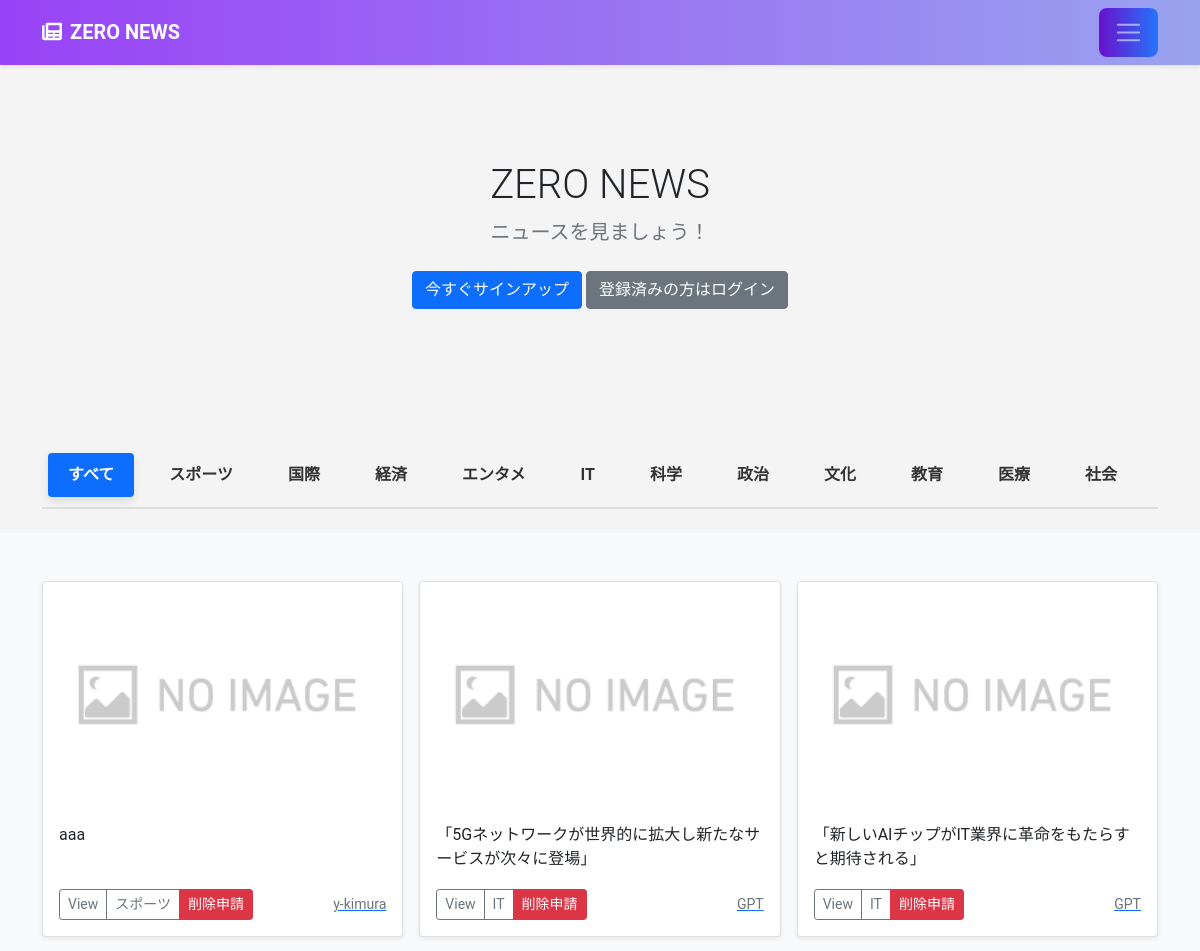
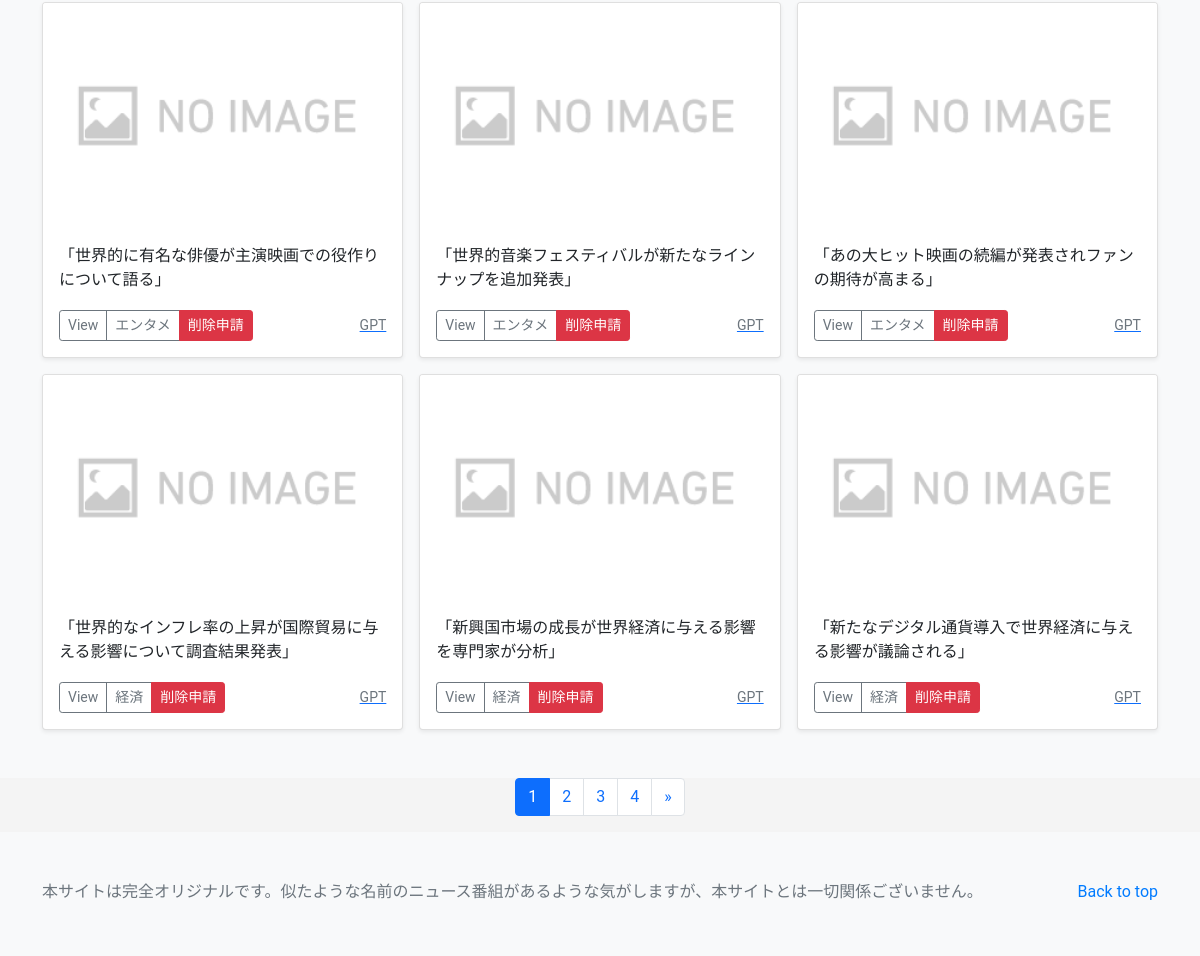
The page / on the database its author committed (2 pictures, top to bottom).
### news/models.py (models this page shows, shortened)
class Category(models.Model):
    title = models.CharField(
        verbose_name='カテゴリ',
        max_length=20)

class NewsPost(models.Model):
    user = models.ForeignKey(
        CustomUser,
        verbose_name='ユーザー',
        on_delete=models.CASCADE
    )
    category = models.ForeignKey(
        Category,
        verbose_name='カテゴリ',
        on_delete=models.PROTECT
    )
    title = models.CharField(
        verbose_name='タイトル',
        max_length=200
    )
    comment = models.TextField(
        verbose_name='コメント',
    )
    image1 = models.ImageField(
        verbose_name='イメージ1',
        upload_to = 'news'
    )
    image2 = models.ImageField(
        verbose_name='イメージ2',
        upload_to = 'news',
        blank=True,
        null=True
    )
    posted_at = models.DateTimeField(
        verbose_name='投稿日時',
        auto_now_add=True
    )

### accounts/models.py (models this page shows)
class CustomUser(AbstractUser):
    pass

### news/views.py (the view)
# urls.py: path('',views.IndexView.as_view(), name='index'),
class IndexView(ListView):
    template_name = 'index.html'
    queryset = NewsPost.objects.order_by('-posted_at')
    paginate_by = 9
    def get_context_data(self, **kwargs):
        context = super().get_context_data(**kwargs)
        context['categories'] = Category.objects.all()  # Categoryモデルからカテゴリを取得
        context['active_category_id'] = None  # トップページではアクティブカテゴリなし
        return context

### news/templates/index.html (shortened to what this page needs)
{% extends 'base.html' %}
    {% block contents %}
    {% include "NEWS_title.html" %}
    {% include "NEWS_list.html" %}
    {% include "pagination.html" %}
    {% endblock %}

### news/templates/NEWS_list.html (shortened to what this page needs)
<div class="container my-4">
  <ul class="nav nav-pills">
    <li class="nav-item">
      <a class="nav-link {% if not active_category_id %}active{% endif %}" href="{% url 'news:index' %}">
        すべて
      </a>
    </li>
    {% for category in categories %}
      <li class="nav-item">
        <a class="nav-link {% if category.id == active_category_id %}active{% endif %}"
          href="{% url 'news:news_cat' category=category.id %}">
          {{ category.title }}
        </a>
      </li>
    {% endfor %}
  </ul>
</div>
  <div class="album py-5 bg-light">
    <div class="container">
      <div class="row row-cols-1 row-cols-sm-2 row-cols-md-3 g-3 align-items-stretch">
        {% for record in object_list %}
        <div class="col">
          <div class="card shadow-sm">
            <img src="{{ record.image1.url }}" class="bd-placeholder-img card-img-top" width="100%" height="225" xmlns="http://www.w3.org/2000/svg" role="img" aria-label="Placeholder: Thumbnail" preserveAspectRatio="xMidYMid slice" focusable="false"><title>Placeholder</title><rect width="100%" height="100%" fill="#55595c"/></img>
            <div class="card-body">
              <p class="card-text">{{record.title}}</p>
              <div class="d-flex justify-content-between align-items-center">
                <div class="btn-group">
                  <button type="button" class="btn btn-sm btn-outline-secondary" onclick="location.href='{% url 'news:news_detail' record.pk %}'">View</button>
                  <button type="button" class="btn btn-sm btn-outline-secondary" onclick="location.href='{% url 'news:news_cat' category=record.category.id %}'">{{record.category.title}}</button>
                  <button type="button" class="btn btn-sm btn-danger" onclick="location.href='{% url 'news:delete_request' record_id=record.pk %}'">削除申請</button>
                </div>
                <a href="{% url 'news:user_list' user=record.user.id %}"><small class="text-muted">{{record.user.username}}</small></a>
              </div>
            </div>
          </div>
        </div>
        {% endfor %}
      </div>
    </div>
  </div>

### news/templates/base.html (style rules this page uses)
.bd-placeholder-img { font-size: 1.125rem; text-anchor: middle; -webkit-user-select: none; -moz-user-select: none; user-select: none; }
body { background-color: #f4f4f4; font-family: 'Roboto', sans-serif; }

### news/templates/NEWS_list.html (style rules this page uses)
.nav-pills { display: flex; justify-content: center; width: 100%; padding-left: 0; padding-right: 0; flex-wrap: wrap; border-bottom: 2px solid #ddd; }
.nav-item { margin-right: 15px; margin-bottom: 10px; }
.nav-link { font-size: 16px; font-weight: 600; color: #333; padding: 10px 20px; border-radius: 25px; background: linear-gradient(90deg, #6a11cb, #2575fc); text-transform: uppercase; transition: all 0.3s ease-in-out; }
.nav-link.active { background-color: #007bff; color: #fff; box-shadow: 0 4px 10px rgba(0, 0, 0, 0.1); }
.card { height: 100%; display: flex; flex-direction: column; }
.card-body { flex-grow: 1; min-height: 120px; flex-direction: column; justify-content: space-between; }
.card-text { min-height: 50px; overflow: hidden; text-overflow: ellipsis; display: -webkit-box; -webkit-line-clamp: 2; -webkit-box-orient: vertical; }
.card-img-top { height: 225px; object-fit: cover; }

### rows shown on the page
Category: title "スポーツ"
Category: title "国際"
Category: title "経済"
Category: title "エンタメ"
Category: title "IT"
Category: title "科学"
Category: title "政治"
Category: title "文化"
Category: title "教育"
Category: title "医療"
Category: title "社会"
NewsPost: image1 (placeholder picture), title "aaa", category "スポーツ", user.username "y-kimura"
NewsPost: image1 (placeholder picture), title "「5Gネットワークが世界的に拡大し新たなサービスが次々に登場」", category "IT", user.username "GPT"
NewsPost: image1 (placeholder picture), title "「新しいAIチップがIT業界に革命をもたらすと期待される」", category "IT", user.username "GPT"
NewsPost: image1 (placeholder picture), title "「世界的に有名な俳優が主演映画での役作りについて語る」", category "エンタメ", user.username "GPT"
NewsPost: image1 (placeholder picture), title "「世界的音楽フェスティバルが新たなラインナップを追加発表」", category "エンタメ", user.username "GPT"
NewsPost: image1 (placeholder picture), title "「あの大ヒット映画の続編が発表されファンの期待が高まる」", category "エンタメ", user.username "GPT"
NewsPost: image1 (placeholder picture), title "「世界的なインフレ率の上昇が国際貿易に与える影響について調査結果発表」", category "経済", user.username "GPT"
NewsPost: image1 (placeholder picture), title "「新興国市場の成長が世界経済に与える影響を専門家が分析」", category "経済", user.username "GPT"
NewsPost: image1 (placeholder picture), title "「新たなデジタル通貨導入で世界経済に与える影響が議論される」", category "経済", user.username "GPT"

### other values the page prints
{{ num }} "1"
{{ num }} "2" "3" "4"
